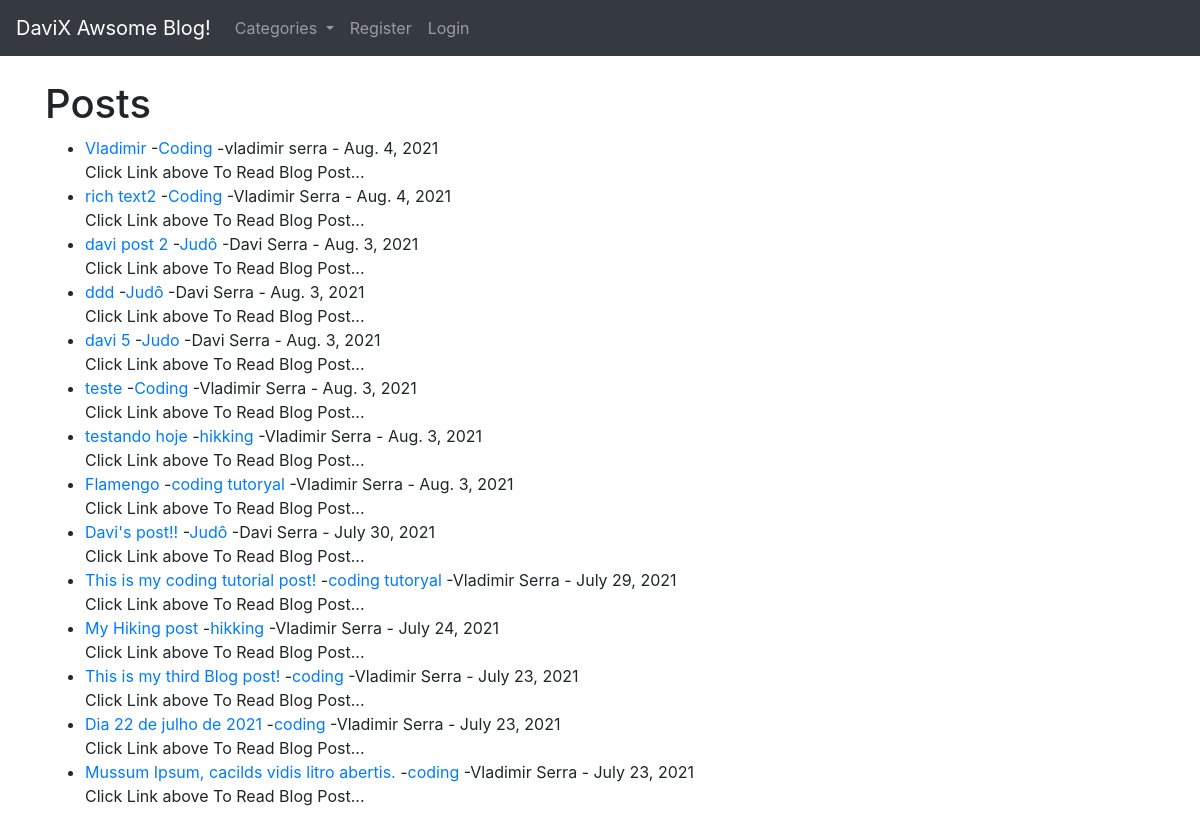
/, run on an earlier commit of the app's database.
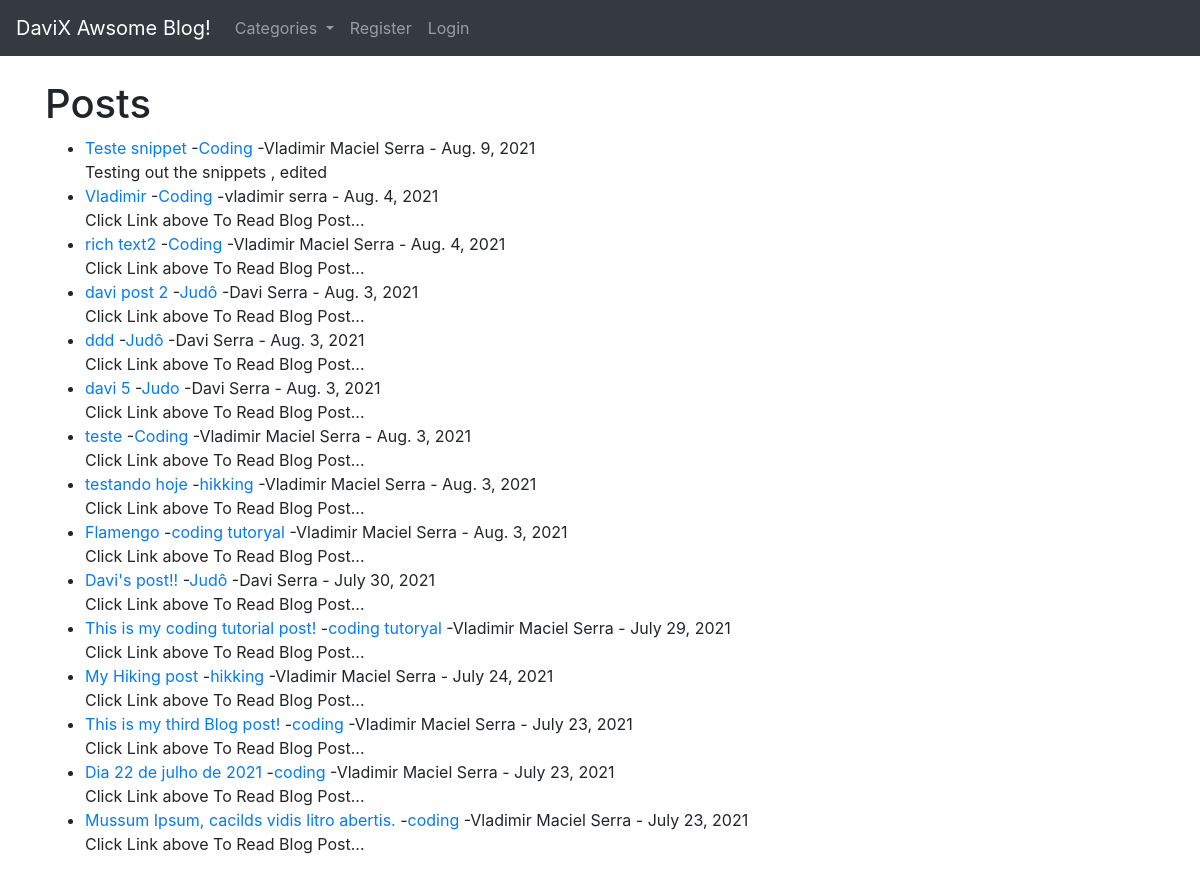
And on a later commit of the database.
### theblog/models.py (models this page shows, shortened)
class Post(models.Model):
    title = models.CharField(max_length=255)
    header_image = models.ImageField(null=True, blank=True, upload_to="images/")
    title_tag = models.CharField(max_length=255)
    author = models.ForeignKey(User, on_delete=models.CASCADE)
    body = RichTextField(blank=True, null=True)
    post_date = models.DateField(auto_now_add=True)
    category = models.CharField(max_length=255, default='coding')
    snippet = models.CharField(max_length=255)
    likes = models.ManyToManyField(User, related_name='blog_post')

### theblog/views.py (the view)
# urls.py: path('', HomeView.as_view(), name="home"),
class HomeView(ListView):
    model = Post
    template_name = 'home.html'
    ordering = ['-post_date']
    def get_context_data(self, *args, **kwargs):
        cat_menu = Category.objects.all()
        context = super(HomeView, self).get_context_data(*args, **kwargs)
        context['cat_menu'] = cat_menu
        return context

### theblog/models.py (called while the page is built)
    def __str__(self):
        return self.name

### theblog/templates/home.html (shortened to what this page needs)
{% extends 'base.html' %}
{% block content %}
<h1>Posts</h1>
<ul>
    {% for post in object_list %}
    <li><a href="{% url 'article-detail' post.pk %}">
            {{ post.title }} </a>
       -<a href="{% url 'category' post.category|slugify %}">{{ post.category}}</a>
       -{{ post.author.first_name }}
        {{ post.author.last_name }} -
            {{post.post_date}} <br/>
        {{ post.snippet }}</li>
    {% endfor %}
</ul>
{% endblock %}

### theblog/templates/base.html (shortened to what this page needs)
<!doctype html>
<html lang="en">
<head>
    <link rel="stylesheet" href="https://stackpath.bootstrapcdn.com/bootstrap/4.4.1/css/bootstrap.min.css"
>
</head>
<body>
    <nav class="navbar navbar-expand-lg navbar-dark bg-dark">
        <a class="navbar-brand" href="{% url 'home' %}">DaviX Awsome Blog!</a>
        <div class="collapse navbar-collapse" id="navbarSupportedContent">
            <ul class="navbar-nav mr-auto">
                {% if cat_menu %}
                    <li class="nav-item dropdown">
                        <a class="nav-link dropdown-toggle" href="#" id="navbarDropdown" role="button"
                            data-toggle="dropdown" aria-haspopup="true" aria-expanded="false">
                            Categories
                        </a>
                    </li>
                {% else %}
                    <li class="nav-item">
                        <a class="nav-link" href="{% url 'category-list' %}">Categories</a>
                    </li>
                {% endif %}
                {% if user.is_authenticated %}
                <li class="nav-item">
                    <a class="nav-link" href="{% url 'add_post' %}">Add Post</a>
                </li>
                <li class="nav-item">
                    <a class="nav-link" href="{% url 'add_category' %}">Add Category</a>
                </li>
                <li class="nav-item">
                    <a class="nav-link" href="{% url 'edit_profile' %}">Edit Profile</a>
                </li>
                <li class="nav-item">
                    <a class="nav-link" href="{% url 'logout' %}">Logout</a>
                </li>
                {% else %}
                <li class="nav-item">
                    <a class="nav-link" href="{% url 'register' %}">Register</a>
                </li>
                <li class="nav-item">
                    <a class="nav-link" href="{% url 'login' %}">Login</a>
                </li>
                {% endif %}
            </ul>
        </div>
    </nav>
    <br />
    <div class="container">
        {% block content %}
        {% endblock %}
    </div>
</body>
</html>

What changed in the data, as far as the page shows it:
added Post: title "Teste snippet", category "Coding", author.first_name "Vladimir", author.last_name "Maciel Serra", post_date "Aug. 9, 2021", snippet "Testing out the snippets , edited"
changed through a linked row, Post "rich text2": author.last_name "Serra" → "Maciel Serra"
changed through a linked row, Post "teste": author.last_name "Serra" → "Maciel Serra"
changed through a linked row, Post "testando hoje": author.last_name "Serra" → "Maciel Serra"
changed through a linked row, Post "Flamengo": author.last_name "Serra" → "Maciel Serra"
changed through a linked row, Post "This is my coding tutorial post!": author.last_name "Serra" → "Maciel Serra"
changed through a linked row, Post "My Hiking post": author.last_name "Serra" → "Maciel Serra"
changed through a linked row, Post "This is my third Blog post!": author.last_name "Serra" → "Maciel Serra"
changed through a linked row, Post "Dia 22 de julho de 2021": author.last_name "Serra" → "Maciel Serra"
changed through a linked row, Post "Mussum Ipsum, cacilds vidis litro abertis.": author.last_name "Serra" → "Maciel Serra"
